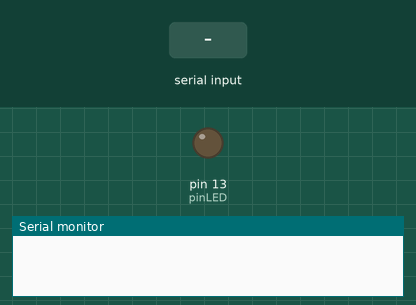
The sketch below on a simulated Arduino Uno, built with avr-gcc and run on an emulated ATmega328P. Shown: output pins drawn as LEDs (lit = HIGH), the last lines printed to the serial monitor. The inputs (shaded band) are chosen by the test bench.

Above: at 1.2 s.
1.3 s: byte 30 received over Serial
At 2.5 s:
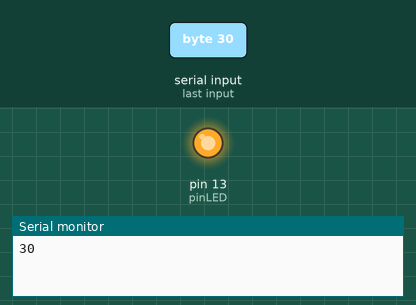
Timing chart, 0 to 4.3 s (numbered marks = the images above; inputs shaded):
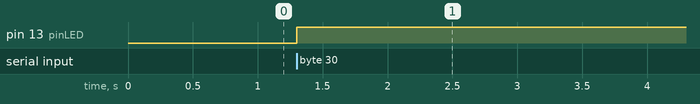

The sketch:

echo.ino
```cpp
const int pinLED = 13;

void setup() {
  // put your setup code here, to run once:
  Serial.begin(9600);
  pinMode(pinLED, OUTPUT);
}

void loop() {
  // put your main code here, to run repeatedly:
  if (Serial.available()) {
    int inByte = Serial.read();
    Serial.println(inByte);
    digitalWrite(pinLED, HIGH);
  }
}
```

Measured:
- after the input at 1.3 s, pin 13 (pinLED): LOW → HIGH at once
